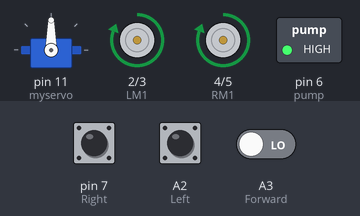
A sketch run on a simulated Arduino Uno, built with avr-gcc and run on an emulated ATmega328P. Parts: servo, motor-driver pin pairs drawn as motors (green arrow = first pin HIGH = forward, orange = second pin HIGH = backward, longer = more drive, scaled by the enable pin), switched loads named in the sketch (green lamp = pin HIGH). The inputs (shaded band) are chosen by the test bench; at power-on: A3 (Forward) LOW, A2 (Left) LOW, pin 7 (Right) LOW. The modem accepts every AT command (registered, SIM ready, sends succeed) and sends nothing else.

Above: at 3.2 s.
3.3 s: A3 (Forward) driven HIGH
At 9.4 s:
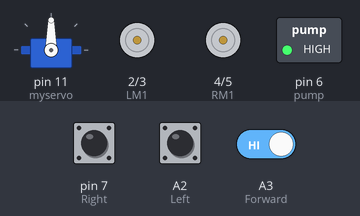
13.0 s: A2 (Left) pulled HIGH for 3 s
At 13.67 s:
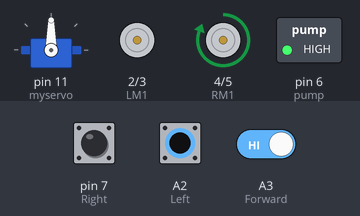
22.7 s: A3 (Forward) driven LOW
At 31.1 s:
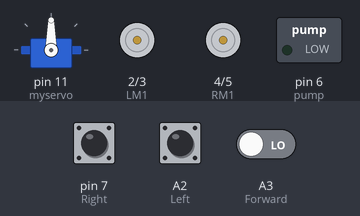
Timing chart, 0 to 34.4 s (numbered marks = the images above; inputs shaded):
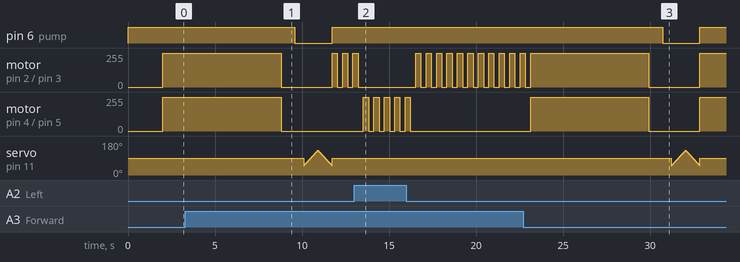

The sketch:

fire-fighting-robot.ino
```cpp
#include <Servo.h>
#include <SoftwareSerial.h>

Servo myservo;
SoftwareSerial gsm(8, 9);

int pos = 0;
boolean fire = false;
boolean alertSent = false;

#define Left A2
#define Right 7
#define Forward A3

#define LM1 2
#define LM2 3
#define RM1 4
#define RM2 5
#define ENA A0
#define ENB A1
#define pump 6
#define SPEED 150

void sendAlert()
{
  gsm.println("AT");
  delay(1000);

  gsm.println("AT+CMGF=1");
  delay(1000);

  gsm.println("AT+CMGS=\"+8801XXXXXXXXX\"");  // use your number
  delay(1000);

  gsm.print("Fire detected! Fire fighting robot is responding.");
  delay(500);

  gsm.write(26);
  delay(3000);
}

void setup()
{
  pinMode(Left, INPUT);
  pinMode(Right, INPUT);
  pinMode(Forward, INPUT);
  pinMode(LM1, OUTPUT);
  pinMode(LM2, OUTPUT);
  pinMode(RM1, OUTPUT);
  pinMode(RM2, OUTPUT);
  pinMode(pump, OUTPUT);
  pinMode(ENA, OUTPUT);
  pinMode(ENB, OUTPUT);

  digitalWrite(pump, HIGH);

  myservo.attach(11);
  myservo.write(90);

  gsm.begin(9600);
  delay(2000);
}

void put_off_fire()
{
  delay(500);

  digitalWrite(LM1, LOW);
  digitalWrite(LM2, LOW);
  digitalWrite(RM1, LOW);
  digitalWrite(RM2, LOW);

  digitalWrite(pump, LOW);
  delay(500);

  for (pos = 50; pos <= 130; pos += 1)
  {
    myservo.write(pos);
    delay(10);
  }

  for (pos = 130; pos >= 50; pos -= 1)
  {
    myservo.write(pos);
    delay(10);
  }

  digitalWrite(pump, HIGH);
  myservo.write(90);

  fire = false;
  alertSent = false;
}

void loop()
{
  myservo.write(90);
  digitalWrite(pump, HIGH);

  if (digitalRead(Left) == 1 &&
      digitalRead(Right) == 1 &&
      digitalRead(Forward) == 1)
  {
    analogWrite(ENA, 0);
    analogWrite(ENB, 0);
  }

  else if (digitalRead(Forward) == 0)
  {
    digitalWrite(LM1, HIGH);
    digitalWrite(LM2, LOW);
    analogWrite(ENA, SPEED);

    digitalWrite(RM1, HIGH);
    digitalWrite(RM2, LOW);
    analogWrite(ENB, SPEED);

    fire = true;

    if (alertSent == false)
    {
      sendAlert();
      alertSent = true;
    }

    delay(200);

    analogWrite(ENA, 0);
    analogWrite(ENB, 0);
  }

  else if (digitalRead(Left) == 0)
  {
    digitalWrite(LM1, HIGH);
    digitalWrite(LM2, LOW);
    analogWrite(ENA, 150);

    digitalWrite(RM1, LOW);
    digitalWrite(RM2, LOW);
    analogWrite(ENB, 0);

    delay(300);

    analogWrite(ENA, 0);
    analogWrite(ENB, 0);
  }

  else if (digitalRead(Right) == 0)
  {
    digitalWrite(LM1, LOW);
    digitalWrite(LM2, LOW);
    analogWrite(ENA, 0);

    digitalWrite(RM1, HIGH);
    digitalWrite(RM2, LOW);
    analogWrite(ENB, 150);

    delay(300);

    analogWrite(ENA, 0);
    analogWrite(ENB, 0);
  }

  delay(300);

  while (fire == true)
  {
    put_off_fire();
  }
}
```

Measured:
- after the input at 3.3 s, motor on pin 4 (RM1) / pin 5 (RM2): goes on until 8.8 s, then stays stopped
- after the input at 13.0 s, motor on pin 4 (RM1) / pin 5 (RM2): alternates forward 255/255 for 0.30 s and stopped for 0.30 s, 10 changes in all, then stays stopped, starting after 0.53 s
- after the input at 22.7 s, pin 6 (pump): HIGH → LOW after 8.0 s, → HIGH 2.1 s later; motor on pin 4 (RM1) / pin 5 (RM2): stopped → forward 255/255 after 0.43 s, → stopped 6.8 s later, → forward 255/255 2.9 s later
